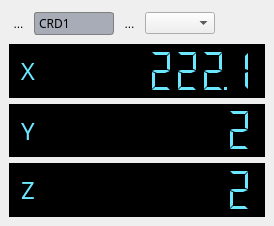
<?xml version="1.0" encoding="UTF-8"?>
<ui version="4.0">
 <class>CMachineStatusZoneDockWidget</class>
 <widget class="QDockWidget" name="CMachineStatusZoneDockWidget">
  <property name="geometry">
   <rect>
    <x>0</x>
    <y>0</y>
    <width>274</width>
    <height>226</height>
   </rect>
  </property>
  <property name="font">
   <font>
    <pointsize>9</pointsize>
   </font>
  </property>
  <property name="styleSheet">
   <string notr="true"/>
  </property>
  <property name="windowTitle">
   <string>DockWidget</string>
  </property>
  <widget class="QWidget" name="dockWidgetContents">
   <property name="minimumSize">
    <size>
     <width>1</width>
     <height>1</height>
    </size>
   </property>
   <layout class="QVBoxLayout" name="verticalLayout">
    <item>
     <widget class="QWidget" name="widget" native="true">
      <property name="sizePolicy">
       <sizepolicy hsizetype="Preferred" vsizetype="Fixed">
        <horstretch>0</horstretch>
        <verstretch>0</verstretch>
       </sizepolicy>
      </property>
      <layout class="QHBoxLayout" name="horizontalLayout_1" stretch="0,5,0,3,5">
       <property name="leftMargin">
        <number>0</number>
       </property>
       <property name="topMargin">
        <number>3</number>
       </property>
       <property name="rightMargin">
        <number>0</number>
       </property>
       <property name="bottomMargin">
        <number>3</number>
       </property>
       <item>
        <widget class="QToolButton" name="toolButton_lock">
         <property name="autoFillBackground">
          <bool>false</bool>
         </property>
         <property name="styleSheet">
          <string notr="true">border:0px</string>
         </property>
         <property name="text">
          <string>...</string>
         </property>
         <property name="icon">
          <iconset resource="res.qrc">
           <normaloff>:/res/lock.png</normaloff>:/res/lock.png</iconset>
         </property>
        </widget>
       </item>
       <item>
        <widget class="QLineEdit" name="lineEdit">
         <property name="sizePolicy">
          <sizepolicy hsizetype="Preferred" vsizetype="Fixed">
           <horstretch>0</horstretch>
           <verstretch>0</verstretch>
          </sizepolicy>
         </property>
         <property name="minimumSize">
          <size>
           <width>80</width>
           <height>0</height>
          </size>
         </property>
         <property name="font">
          <font>
           <family>黑体</family>
           <pointsize>9</pointsize>
          </font>
         </property>
         <property name="autoFillBackground">
          <bool>false</bool>
         </property>
         <property name="styleSheet">
          <string notr="true">background-color:#A8ACB7;
border: 1px solid gray;
border-radius: 3px;
padding: 1px 2px 1px 2px;</string>
         </property>
         <property name="text">
          <string>CRD1</string>
         </property>
        </widget>
       </item>
       <item>
        <widget class="QToolButton" name="toolButton_reset">
         <property name="styleSheet">
          <string notr="true">border:0px</string>
         </property>
         <property name="text">
          <string>...</string>
         </property>
         <property name="icon">
          <iconset resource="res.qrc">
           <normaloff>:/res/arrow.png</normaloff>:/res/arrow.png</iconset>
         </property>
        </widget>
       </item>
       <item>
        <widget class="QComboBox" name="comboBox">
         <property name="autoFillBackground">
          <bool>false</bool>
         </property>
         <property name="styleSheet">
          <string notr="true">QComboBox{border: 1px solid gray;border-radius: 3px;padding: 1px 2px 1px 2px;}
QComboBox::editable{background-color:#8B8494}
QComboBox::!editable{background-color:#C5C8DB}
QComboBox::drop-down{width:25px;}
QComboBox::down-arrow{image:url(:/res/triangle.png);}
QComboBox::item{background-color:white};</string>
         </property>
         <property name="sizeAdjustPolicy">
          <enum>QComboBox::AdjustToMinimumContentsLength</enum>
         </property>
         <property name="minimumContentsLength">
          <number>5</number>
         </property>
        </widget>
       </item>
       <item>
        <spacer name="horizontalSpacer">
         <property name="orientation">
          <enum>Qt::Horizontal</enum>
         </property>
         <property name="sizeHint" stdset="0">
          <size>
           <width>40</width>
           <height>20</height>
          </size>
         </property>
        </spacer>
       </item>
      </layout>
     </widget>
    </item>
    <item>
     <widget class="QWidget" name="widget_2" native="true">
      <property name="autoFillBackground">
       <bool>true</bool>
      </property>
      <layout class="QHBoxLayout" name="horizontalLayout_2" stretch="1,8">
       <property name="spacing">
        <number>0</number>
       </property>
       <property name="leftMargin">
        <number>0</number>
       </property>
       <property name="topMargin">
        <number>0</number>
       </property>
       <property name="rightMargin">
        <number>0</number>
       </property>
       <property name="bottomMargin">
        <number>0</number>
       </property>
       <item>
        <widget class="QLabel" name="label_1">
         <property name="font">
          <font>
           <family>黑体</family>
           <pointsize>18</pointsize>
          </font>
         </property>
         <property name="styleSheet">
          <string notr="true">background-color:#000000;color:#6BE7FF;padding-left:10px</string>
         </property>
         <property name="frameShape">
          <enum>QFrame::Box</enum>
         </property>
         <property name="lineWidth">
          <number>0</number>
         </property>
         <property name="text">
          <string>X</string>
         </property>
         <property name="alignment">
          <set>Qt::AlignCenter</set>
         </property>
        </widget>
       </item>
       <item>
        <widget class="QLCDNumber" name="lcdNumber_x">
         <property name="sizePolicy">
          <sizepolicy hsizetype="Preferred" vsizetype="Preferred">
           <horstretch>0</horstretch>
           <verstretch>0</verstretch>
          </sizepolicy>
         </property>
         <property name="font">
          <font>
           <family>Adobe Arabic</family>
           <pointsize>9</pointsize>
           <weight>50</weight>
           <bold>false</bold>
          </font>
         </property>
         <property name="autoFillBackground">
          <bool>false</bool>
         </property>
         <property name="styleSheet">
          <string notr="true">background-color:#000000;
color:#6BE7FF</string>
         </property>
         <property name="lineWidth">
          <number>0</number>
         </property>
         <property name="smallDecimalPoint">
          <bool>true</bool>
         </property>
         <property name="digitCount">
          <number>8</number>
         </property>
         <property name="segmentStyle">
          <enum>QLCDNumber::Flat</enum>
         </property>
         <property name="value" stdset="0">
          <double>222.099999999999994</double>
         </property>
        </widget>
       </item>
      </layout>
     </widget>
    </item>
    <item>
     <widget class="QWidget" name="widget_3" native="true">
      <property name="autoFillBackground">
       <bool>true</bool>
      </property>
      <layout class="QHBoxLayout" name="horizontalLayout_3" stretch="1,8">
       <property name="spacing">
        <number>0</number>
       </property>
       <property name="leftMargin">
        <number>0</number>
       </property>
       <property name="topMargin">
        <number>0</number>
       </property>
       <property name="rightMargin">
        <number>0</number>
       </property>
       <property name="bottomMargin">
        <number>0</number>
       </property>
       <item>
        <widget class="QLabel" name="label_2">
         <property name="font">
          <font>
           <family>黑体</family>
           <pointsize>18</pointsize>
          </font>
         </property>
         <property name="styleSheet">
          <string notr="true">background-color:#000000;color:#6BE7FF;padding-left:10px</string>
         </property>
         <property name="text">
          <string>Y</string>
         </property>
         <property name="alignment">
          <set>Qt::AlignCenter</set>
         </property>
        </widget>
       </item>
       <item>
        <widget class="QLCDNumber" name="lcdNumber_y">
         <property name="sizePolicy">
          <sizepolicy hsizetype="Preferred" vsizetype="Preferred">
           <horstretch>0</horstretch>
           <verstretch>0</verstretch>
          </sizepolicy>
         </property>
         <property name="font">
          <font>
           <family>Adobe Arabic</family>
           <pointsize>9</pointsize>
          </font>
         </property>
         <property name="autoFillBackground">
          <bool>false</bool>
         </property>
         <property name="styleSheet">
          <string notr="true">background-color:#000000;
color:#6BE7FF</string>
         </property>
         <property name="lineWidth">
          <number>0</number>
         </property>
         <property name="smallDecimalPoint">
          <bool>true</bool>
         </property>
         <property name="digitCount">
          <number>8</number>
         </property>
         <property name="segmentStyle">
          <enum>QLCDNumber::Flat</enum>
         </property>
         <property name="value" stdset="0">
          <double>2.000000000000000</double>
         </property>
        </widget>
       </item>
      </layout>
     </widget>
    </item>
    <item>
     <widget class="QWidget" name="widget_4" native="true">
      <property name="font">
       <font>
        <family>黑体</family>
        <pointsize>18</pointsize>
       </font>
      </property>
      <property name="autoFillBackground">
       <bool>true</bool>
      </property>
      <layout class="QHBoxLayout" name="horizontalLayout_4" stretch="1,8">
       <property name="spacing">
        <number>0</number>
       </property>
       <property name="leftMargin">
        <number>0</number>
       </property>
       <property name="topMargin">
        <number>0</number>
       </property>
       <property name="rightMargin">
        <number>0</number>
       </property>
       <property name="bottomMargin">
        <number>0</number>
       </property>
       <item>
        <widget class="QLabel" name="label_3">
         <property name="font">
          <font>
           <family>黑体</family>
           <pointsize>18</pointsize>
          </font>
         </property>
         <property name="styleSheet">
          <string notr="true">background-color:#000000;color:#6BE7FF;padding-left:10px</string>
         </property>
         <property name="text">
          <string>Z</string>
         </property>
         <property name="alignment">
          <set>Qt::AlignCenter</set>
         </property>
        </widget>
       </item>
       <item>
        <widget class="QLCDNumber" name="lcdNumber_z">
         <property name="sizePolicy">
          <sizepolicy hsizetype="Preferred" vsizetype="Preferred">
           <horstretch>0</horstretch>
           <verstretch>0</verstretch>
          </sizepolicy>
         </property>
         <property name="autoFillBackground">
          <bool>false</bool>
         </property>
         <property name="styleSheet">
          <string notr="true">background-color:#000000;
color:#6BE7FF</string>
         </property>
         <property name="lineWidth">
          <number>0</number>
         </property>
         <property name="smallDecimalPoint">
          <bool>true</bool>
         </property>
         <property name="digitCount">
          <number>8</number>
         </property>
         <property name="segmentStyle">
          <enum>QLCDNumber::Flat</enum>
         </property>
         <property name="value" stdset="0">
          <double>2.000000000000000</double>
         </property>
        </widget>
       </item>
      </layout>
     </widget>
    </item>
   </layout>
  </widget>
 </widget>
 <resources>
  <include location="res.qrc"/>
 </resources>
 <connections/>
</ui>
